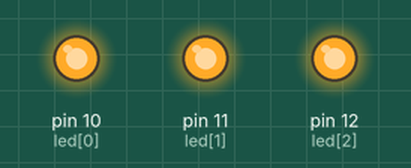
Bench run of a sketch on a simulated Arduino Uno, built with avr-gcc and run on an emulated ATmega328P. Shown: output pins drawn as LEDs (lit = HIGH).

Above: at 0.5 s.
At 3.5 s:
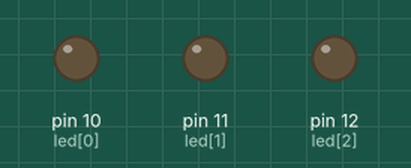
Timing chart, 0 to 4.6 s (numbered marks = the images above):
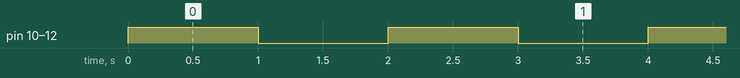

The sketch:

Prog_4_PrenderLedsV1.ino
```cpp
int led[] = {10,11,12};
int i;

void setup() {
  // put your setup code here, to run once:

  for (i=0; i<3; i++) {
    pinMode(led[i], OUTPUT);
  }

}

void loop() {
  // put your main code here, to run repeatedly:

  for (i=0; i<3; i++) {
    digitalWrite(led[i], 1);
  }
  delay(1000);

  for (i=0; i<3; i++) {
    digitalWrite(led[i], 0);
  }
  delay(1000);

}
```

Measured:
- by itself, pin 10 (led[0]), pin 11 (led[1]), pin 12 (led[2]): alternates HIGH for 1.0 s and LOW for 1.0 s
